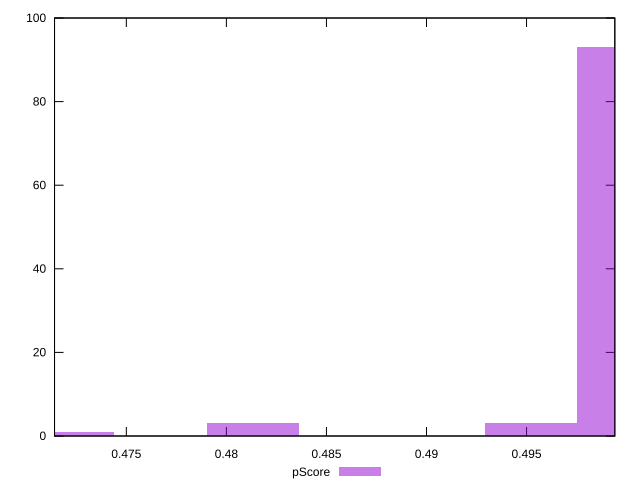

This figure's gnuplot source:
reset

$pScore <<EOF
0.47208257824664357 1
0.48133909938873465 3
0.49985214167291675 93
0.4952238811018712 3
EOF

set key outside below
set boxwidth 0.0046282605710455255
set xrange [0.47141176470588236:0.49941176470588233]
set yrange [0:100]
set trange [0:100]
set style fill transparent solid 0.5 noborder
set terminal svg size 640, 490 enhanced background rgb 'white'
set output "report_00019_2021-02-10T18-14-37.922Z//uses-rel-preload/samples/pages+cached+noadtech/pScore/histogram.svg"

plot $pScore title "pScore" with boxes

reset
